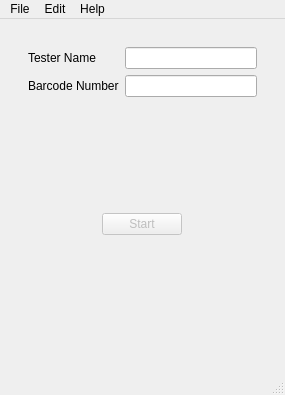
<?xml version="1.0" encoding="UTF-8"?>
<ui version="4.0">
 <class>MainWindow</class>
 <widget class="QMainWindow" name="MainWindow">
  <property name="geometry">
   <rect>
    <x>0</x>
    <y>0</y>
    <width>285</width>
    <height>395</height>
   </rect>
  </property>
  <property name="windowTitle">
   <string>MainWindow</string>
  </property>
  <widget class="QWidget" name="centralwidget">
   <layout class="QVBoxLayout" name="verticalLayout_7">
    <item>
     <layout class="QVBoxLayout" name="verticalLayout_3">
      <property name="sizeConstraint">
       <enum>QLayout::SetDefaultConstraint</enum>
      </property>
      <property name="margin">
       <number>10</number>
      </property>
      <item>
       <widget class="QStackedWidget" name="stackedWidget">
        <property name="currentIndex">
         <number>0</number>
        </property>
        <widget class="QWidget" name="startPage">
         <layout class="QVBoxLayout" name="verticalLayout_9">
          <item>
           <layout class="QHBoxLayout" name="horizontalLayout_4">
            <item>
             <layout class="QVBoxLayout" name="verticalLayout_10">
              <item>
               <widget class="QLabel" name="nameLabel">
                <property name="text">
                 <string>Tester Name</string>
                </property>
               </widget>
              </item>
              <item>
               <widget class="QLabel" name="barcodeLabel">
                <property name="enabled">
                 <bool>true</bool>
                </property>
                <property name="text">
                 <string>Barcode Number</string>
                </property>
               </widget>
              </item>
             </layout>
            </item>
            <item>
             <layout class="QVBoxLayout" name="verticalLayout_8">
              <item>
               <widget class="QLineEdit" name="nameEdit">
                <property name="maxLength">
                 <number>20</number>
                </property>
               </widget>
              </item>
              <item>
               <widget class="QLineEdit" name="barcodeEdit">
                <property name="maxLength">
                 <number>10</number>
                </property>
               </widget>
              </item>
             </layout>
            </item>
           </layout>
          </item>
          <item alignment="Qt::AlignHCenter|Qt::AlignVCenter">
           <widget class="QPushButton" name="startButton">
            <property name="enabled">
             <bool>false</bool>
            </property>
            <property name="sizePolicy">
             <sizepolicy hsizetype="Fixed" vsizetype="Fixed">
              <horstretch>0</horstretch>
              <verstretch>0</verstretch>
             </sizepolicy>
            </property>
            <property name="text">
             <string>Start</string>
            </property>
           </widget>
          </item>
         </layout>
        </widget>
        <widget class="QWidget" name="testPage">
         <layout class="QVBoxLayout" name="verticalLayout_12">
          <item>
           <widget class="QGroupBox" name="groupBox">
            <property name="title">
             <string>Tests</string>
            </property>
            <widget class="QWidget" name="horizontalLayoutWidget">
             <property name="geometry">
              <rect>
               <x>0</x>
               <y>50</y>
               <width>245</width>
               <height>123</height>
              </rect>
             </property>
             <layout class="QHBoxLayout" name="horizontalLayout_3">
              <item>
               <layout class="QVBoxLayout" name="verticalLayout_11">
                <item>
                 <widget class="QLabel" name="label_5">
                  <property name="text">
                   <string>Test 1</string>
                  </property>
                 </widget>
                </item>
                <item>
                 <widget class="QLabel" name="label_4">
                  <property name="text">
                   <string>Test 2</string>
                  </property>
                 </widget>
                </item>
                <item>
                 <widget class="QLabel" name="label_6">
                  <property name="text">
                   <string>Test 3</string>
                  </property>
                 </widget>
                </item>
                <item>
                 <widget class="QLabel" name="label_7">
                  <property name="text">
                   <string>Test 4</string>
                  </property>
                 </widget>
                </item>
                <item>
                 <widget class="QLabel" name="label_8">
                  <property name="text">
                   <string>Test 5</string>
                  </property>
                 </widget>
                </item>
               </layout>
              </item>
              <item>
               <layout class="QVBoxLayout" name="verticalLayout_13">
                <item>
                 <widget class="QLabel" name="label_9">
                  <property name="text">
                   <string>Pass</string>
                  </property>
                 </widget>
                </item>
                <item>
                 <widget class="QLabel" name="label_10">
                  <property name="text">
                   <string>Pass</string>
                  </property>
                 </widget>
                </item>
                <item>
                 <widget class="QLabel" name="label_11">
                  <property name="text">
                   <string>Fail</string>
                  </property>
                 </widget>
                </item>
                <item>
                 <widget class="QLabel" name="label_12">
                  <property name="text">
                   <string>In Progress</string>
                  </property>
                 </widget>
                </item>
                <item>
                 <widget class="QLabel" name="label_13">
                  <property name="text">
                   <string>Waiting</string>
                  </property>
                 </widget>
                </item>
               </layout>
              </item>
             </layout>
            </widget>
           </widget>
          </item>
          <item>
           <layout class="QHBoxLayout" name="horizontalLayout_5">
            <item>
             <widget class="QLabel" name="label">
              <property name="visible">
               <bool>false</bool>
              </property>
              <property name="text">
               <string>TextLabel</string>
              </property>
             </widget>
            </item>
            <item>
             <widget class="QProgressBar" name="progressBar">
              <property name="visible">
               <bool>false</bool>
              </property>
              <property name="value">
               <number>24</number>
              </property>
              <property name="textVisible">
               <bool>false</bool>
              </property>
             </widget>
            </item>
           </layout>
          </item>
         </layout>
        </widget>
       </widget>
      </item>
     </layout>
    </item>
   </layout>
  </widget>
  <widget class="QMenuBar" name="menubar">
   <property name="geometry">
    <rect>
     <x>0</x>
     <y>0</y>
     <width>285</width>
     <height>27</height>
    </rect>
   </property>
   <widget class="QMenu" name="menuFile">
    <property name="title">
     <string>File</string>
    </property>
    <addaction name="actionManualTester"/>
   </widget>
   <widget class="QMenu" name="menuEdit">
    <property name="title">
     <string>Edit</string>
    </property>
    <addaction name="actionChangeInputValues"/>
   </widget>
   <widget class="QMenu" name="menuOpen">
    <property name="title">
     <string>Help</string>
    </property>
    <addaction name="actionInstructions"/>
   </widget>
   <addaction name="menuFile"/>
   <addaction name="menuEdit"/>
   <addaction name="menuOpen"/>
  </widget>
  <widget class="QStatusBar" name="statusbar"/>
  <action name="actionManualTester">
   <property name="text">
    <string>Manual Tester</string>
   </property>
  </action>
  <action name="actionChangeInputValues">
   <property name="text">
    <string>Change Input Values</string>
   </property>
  </action>
  <action name="actionOpen_Manual">
   <property name="text">
    <string>Open Manual</string>
   </property>
  </action>
  <action name="actionInstructions">
   <property name="text">
    <string>Instructions</string>
   </property>
  </action>
 </widget>
 <resources/>
 <connections/>
</ui>
